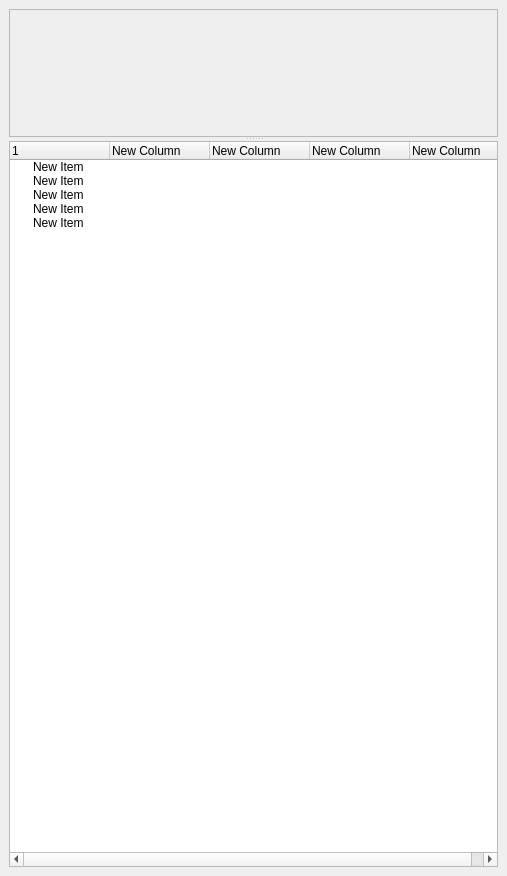
<?xml version="1.0" encoding="UTF-8"?>
<ui version="4.0">
 <class>GTODockWidgetBase</class>
 <widget class="QDockWidget" name="GTODockWidgetBase">
  <property name="geometry">
   <rect>
    <x>0</x>
    <y>0</y>
    <width>507</width>
    <height>876</height>
   </rect>
  </property>
  <property name="styleSheet">
   <string notr="true"/>
  </property>
  <property name="windowTitle">
   <string>GeoTaskOrganizer</string>
  </property>
  <widget class="QWidget" name="dockWidgetContents">
   <layout class="QVBoxLayout" name="verticalLayout">
    <item>
     <widget class="QSplitter" name="splitter">
      <property name="styleSheet">
       <string notr="true"/>
      </property>
      <property name="orientation">
       <enum>Qt::Vertical</enum>
      </property>
      <widget class="QScrollArea" name="scrollArea_Info">
       <property name="sizePolicy">
        <sizepolicy hsizetype="Expanding" vsizetype="Minimum">
         <horstretch>0</horstretch>
         <verstretch>0</verstretch>
        </sizepolicy>
       </property>
       <property name="minimumSize">
        <size>
         <width>0</width>
         <height>100</height>
        </size>
       </property>
       <property name="maximumSize">
        <size>
         <width>16777215</width>
         <height>16777215</height>
        </size>
       </property>
       <property name="styleSheet">
        <string notr="true"/>
       </property>
       <property name="widgetResizable">
        <bool>true</bool>
       </property>
       <widget class="QWidget" name="scrollAreaWidgetContents">
        <property name="geometry">
         <rect>
          <x>0</x>
          <y>0</y>
          <width>487</width>
          <height>120</height>
         </rect>
        </property>
        <layout class="QGridLayout" name="gridLayout">
         <item row="0" column="0">
          <widget class="QLabel" name="label_Info">
           <property name="sizePolicy">
            <sizepolicy hsizetype="MinimumExpanding" vsizetype="Expanding">
             <horstretch>0</horstretch>
             <verstretch>0</verstretch>
            </sizepolicy>
           </property>
           <property name="layoutDirection">
            <enum>Qt::LeftToRight</enum>
           </property>
           <property name="styleSheet">
            <string notr="true"/>
           </property>
           <property name="text">
            <string/>
           </property>
          </widget>
         </item>
        </layout>
       </widget>
      </widget>
      <widget class="QTreeWidget" name="treeWidget">
       <property name="font">
        <font/>
       </property>
       <property name="styleSheet">
        <string notr="true"/>
       </property>
       <column>
        <property name="text">
         <string notr="true">1</string>
        </property>
       </column>
       <column>
        <property name="text">
         <string>New Column</string>
        </property>
       </column>
       <column>
        <property name="text">
         <string>New Column</string>
        </property>
       </column>
       <column>
        <property name="text">
         <string>New Column</string>
        </property>
       </column>
       <column>
        <property name="text">
         <string>New Column</string>
        </property>
       </column>
       <item>
        <property name="text">
         <string>New Item</string>
        </property>
       </item>
       <item>
        <property name="text">
         <string>New Item</string>
        </property>
       </item>
       <item>
        <property name="text">
         <string>New Item</string>
        </property>
       </item>
       <item>
        <property name="text">
         <string>New Item</string>
        </property>
       </item>
       <item>
        <property name="text">
         <string>New Item</string>
        </property>
       </item>
      </widget>
     </widget>
    </item>
   </layout>
  </widget>
 </widget>
 <resources/>
 <connections/>
</ui>
